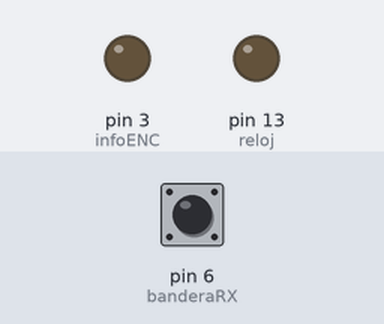
Recording of a sketch running on a simulated Arduino Uno, built with avr-gcc and run on an emulated ATmega328P. On the bench: output pins drawn as LEDs (lit = HIGH). The test bench sets the inputs (shaded band); at power-on: pin 6 (banderaRX) HIGH. What the sketch prints to the serial monitor is not drawn.

Above: at 0.2 s.
At 0.8 s:
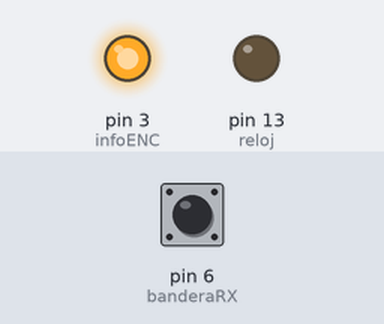
Timing chart, 0 to 2.3 s (numbered marks = the images above):
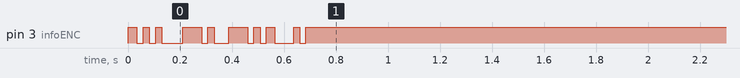

The sketch:

Codigo_fuente_arduino_transmisor.ino
```cpp
//ARDUINO TRANSMISOR

#define reloj 13
#define banderaRX 6
#define infoENC 3
//#define SRCLK 9    //pin 9 a SRCLK del 74HC595


int8_t pinRCLK = 10; //Pin del registro de salida. AMARILLO
int8_t pinSRCLK = 9; //Pin del registro de desplazamiento. ROSADO
int val = 0;
int k = 0;


//Prototipos de funciones

void OnSRCLK();
void OnRCLK();

void setup()
{
  Serial.begin(9600);
  pinMode(reloj, OUTPUT); //Pin para la señal de reloj
  pinMode(infoENC, OUTPUT); // Pin para enviar la información "encriptada"
  pinMode(banderaRX, INPUT);  //Bandera de RX indicando que recibió

}

void loop()
{

  Serial.println("NUEVO VOID LOOP");
  Serial.println(k);

  while (k < 1) {


    byte informacion[8] = {0};
    int info[] = {234,58,117,23}; //Información "encriptada"

    int size = sizeof(info) / sizeof(int);


    for (int j = 0; j < size; j++) {

      for (int i = 0; i < 8 ; i++ ) {
        informacion[i] = info[j] % 2;
        info[j] /= 2;
      }


      Serial.print("---------");

      for (int8_t i = 7; i >= 0; i--) {//se envian datos al SER

        digitalWrite(reloj, HIGH); //Flanco de subida señal de reloj
        digitalWrite(infoENC, informacion[i]); //Se envía bit a bit

        OnSRCLK();
        //OnRCLK();
        while (digitalRead(banderaRX) == LOW) { //Si el RX no ha podido leer : espere
          Serial.println("esperando");
        }
        digitalWrite(reloj, LOW); //Flanco de bajada señal de reloj

        Serial.print("El valor enviado es ");
        Serial.println(informacion[i]);
      }//for SER
		OnRCLK();//Esta funcion se deja fuera del envio de los
      			//datos en serie para garantizar los falsos positivos de las claves

    }//fin for j

    k++;

  }//fin while

}//fin loop


//funciones


void OnSRCLK() { //Función para activar el reloj de la etapa de desplazamiento
  digitalWrite(pinSRCLK, LOW);
  digitalWrite(pinSRCLK, HIGH);

}


void OnRCLK() { //Función para activar el reloj de la etapa de salida.
  digitalWrite(pinRCLK, LOW);
  digitalWrite(pinRCLK, HIGH);

}
```
